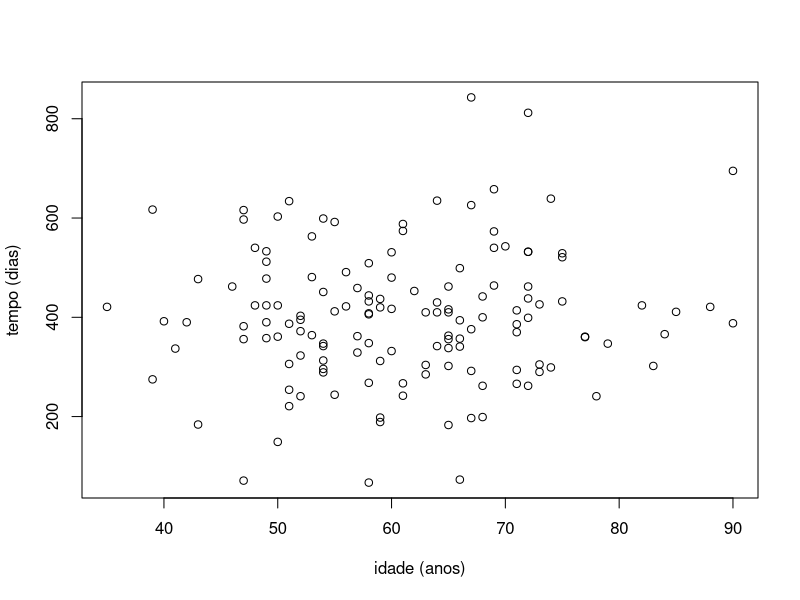

Recreate this plot in R.
library(here)

dados <- read.csv("data/cancer.csv", sep=";")

png("pre-av/p1/q3_plot.png")
plot(dados$Idade, dados$Tempo, xlab="idade (anos)", ylab="tempo (dias)")
graphics.off()

corr_p = cor(dados$Idade, dados$Tempo, method="pearson")
corr_s = cor(dados$Idade, dados$Tempo, method="spearman")
corr_k = cor(dados$Idade, dados$Tempo, method="kendal")

cat(corr_p, corr_s, corr_k)
